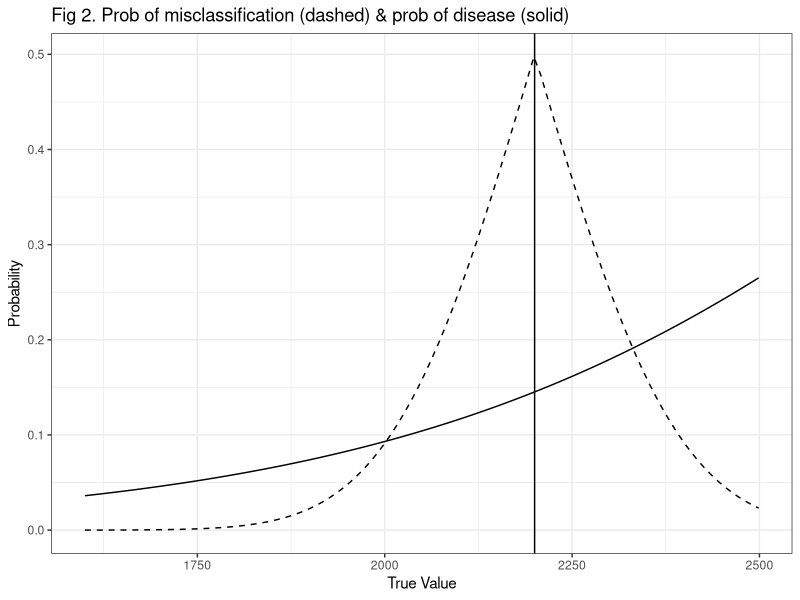
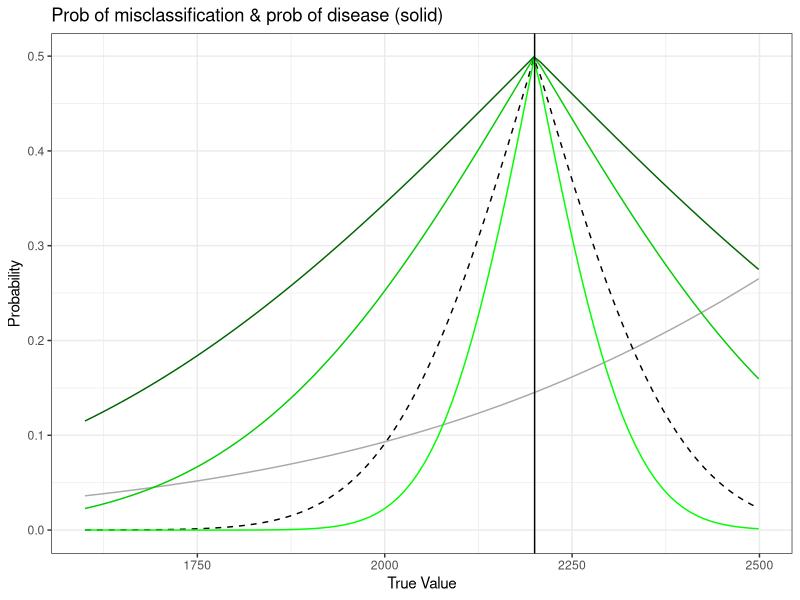

Recreate these plots in R, in order.
## ---- chunk 1
knitr::opts_chunk$set(echo = TRUE)
library(ggplot2)
library(tidyverse)
## ---- chunk 2
# These are with fixed exposure and disease before simulations

flegal_sim_fixed <- function(N, Emin, Emax, cutpt, a, b, MEsigma, Nsims){
  # fixed exposure values and disease status. Using seq to ensure same numbers as paper
  E <- as.integer(seq(from = Emin, to = Emax, length.out = N))
  D <- rbinom(n = N, size = 1, p = plogis(a + b*E)) 
  
  values <- matrix(nrow = Nsims, ncol = 8, dimnames = list(c(), c("Se", "SeD1", "SeD0", "Sp", "SpD1", "SpD0", "RRtrue", "RRobs")))
  results <- matrix(nrow = length(MEsigma), ncol = 16, dimnames = list(c(),c("N", "Emin", "Emax", "cutoff", "a", "b", "Nsims", "ME", "SeAll", "SeD1", "SeD0", "SpAll", "SpD1", "SpD0", "RRtrue", "RRobs")))
  
  allresults <- data.frame()
  
  
  for (j in seq_along(MEsigma)){
    
    for (i in 1:Nsims){
      Eerror <- rnorm(N, mean = 0, sd = MEsigma)
      Eprime <- E + Eerror
      Ehigh <- ifelse(E > cutpt, 1, 0)
      Eprimehigh <- ifelse(Eprime > cutpt, 1, 0)
      
      values[i,1] <- sum(Eprimehigh==1 & Ehigh==1)/sum(Ehigh==1)
      values[i,2] <- sum(Eprimehigh[D==1]==1 & Ehigh[D==1]==1)/sum(Ehigh[D==1]==1)
      values[i,3] <- sum(Eprimehigh[D==0]==1 & Ehigh[D==0]==1)/sum(Ehigh[D==0]==1)
      
      values[i,4] <- sum(Eprimehigh==0 & Ehigh==0)/sum(Ehigh==0)
      values[i,5] <- sum(Eprimehigh[D==1]==0 & Ehigh[D==1]==0)/sum(Ehigh[D==1]==0)
      values[i,6] <- sum(Eprimehigh[D==0]==0 & Ehigh[D==0]==0)/sum(Ehigh[D==0]==0)
      
      values[i,7] <- (sum(D==1 & Ehigh==1)/sum(Ehigh==1))/(sum(D==1 & Ehigh==0)/sum(Ehigh==0))
      values[i,8] <- (sum(D==1 & Eprimehigh==1)/sum(Eprimehigh==1))/(sum(D==1 & Eprimehigh==0)/sum(Eprimehigh==0))
    }
    # "N", "Emin", "Emax", "cutoff", "a", "b", "Nsims", "ME", "SeAll", "SeD1", "SeD0", "SpAll", "SpD1", "SpD0", "RRtrue", "RRobs"
    results[j,] <- cbind(N, Emin, Emax, cutpt, a, b, Nsims, MEsigma[[j]], mean(values[,1]), mean(values[,2]), mean(values[,3]), mean(values[,4]), mean(values[,5]), mean(values[,6]), mean(values[,7]), mean(values[,8]))
    
  }
  
  allresults <- as.data.frame(results)
  return(allresults)
}

uni_sim_fixed <- function(N, Emin, Emax, cutpt, a, b, MEsigma, Nsims){
  
  E <- as.integer(runif(N, min = Emin, max = Emax))  
  D <- rbinom(n = N, size = 1, p = plogis(a + b*E)) 
  
  values <- matrix(nrow = Nsims, ncol = 8, dimnames = list(c(), c("Se", "SeD1", "SeD0", "Sp", "SpD1", "SpD0", "RRtrue", "RRobs")))
  results <- matrix(nrow = length(MEsigma), ncol = 16, dimnames = list(c(),c("N", "Emin", "Emax", "cutoff", "a", "b", "Nsims", "ME", "SeAll", "SeD1", "SeD0", "SpAll", "SpD1", "SpD0", "RRtrue", "RRobs")))
  
  
  for (j in seq_along(MEsigma)){
    
    for (i in 1:Nsims){
      Eerror <- rnorm(N, mean = 0, sd = MEsigma)
      Eprime <- E + Eerror
      Ehigh <- ifelse(E > cutpt, 1, 0)
      Eprimehigh <- ifelse(Eprime > cutpt, 1, 0)
      
      values[i,1] <- sum(Eprimehigh==1 & Ehigh==1)/sum(Ehigh==1)
      values[i,2] <- sum(Eprimehigh[D==1]==1 & Ehigh[D==1]==1)/sum(Ehigh[D==1]==1)
      values[i,3] <- sum(Eprimehigh[D==0]==1 & Ehigh[D==0]==1)/sum(Ehigh[D==0]==1)
      
      values[i,4] <- sum(Eprimehigh==0 & Ehigh==0)/sum(Ehigh==0)
      values[i,5] <- sum(Eprimehigh[D==1]==0 & Ehigh[D==1]==0)/sum(Ehigh[D==1]==0)
      values[i,6] <- sum(Eprimehigh[D==0]==0 & Ehigh[D==0]==0)/sum(Ehigh[D==0]==0)
      
      values[i,7] <- (sum(D==1 & Ehigh==1)/sum(Ehigh==1))/(sum(D==1 & Ehigh==0)/sum(Ehigh==0))
      values[i,8] <- (sum(D==1 & Eprimehigh==1)/sum(Eprimehigh==1))/(sum(D==1 & Eprimehigh==0)/sum(Eprimehigh==0))
      
    }
    #  "N", "Emin", "Emax", "cutoff", "a", "b", "Nsims", "ME", "Se", "SeD1", "SeD0", "Sp", "SpD1", "SpD0", "RRtrue", "RRobs"
    results[j,] <- cbind(N, Emin, Emax, cutpt, a, b, Nsims, MEsigma[[j]], mean(values[,1]), mean(values[,2]), mean(values[,3]), mean(values[,4]), mean(values[,5]), mean(values[,6]), mean(values[,7]), mean(values[,8]))
  }
  
  results <- as.data.frame(results)
  return(results)
  
}

normal_sim_fixed <- function(N, Emean, Esigma, cutpt, a, b, MEsigma, Nsims){
  
  E <- as.integer(rnorm(N, mean = Emean, sd = Esigma))
  D <- rbinom(n = N, size = 1, p = plogis(a + b*E))
  
  values <- matrix(nrow = Nsims, ncol = 8, dimnames = list(c(), c("Se", "SeD1", "SeD0", "Sp", "SpD1", "SpD0", "RRtrue", "RRobs")))
  params <- matrix(nrow = length(MEsigma), ncol = 16, dimnames = list(c(),c("N", "Emean", "ESD", "cutoff", "a", "b", "Nsims", "ME", "Se", "SeD1", "SeD0", "Sp", "SpD1", "SpD0", "RRtrue", "RRobs")))
  
  
  for (j in seq_along(MEsigma)){
    
    for (i in 1:Nsims){
      Eerror <- rnorm(N, mean = 0, sd = MEsigma)
      Eprime <- E + Eerror
      Ehigh <- ifelse(E > cutpt, 1, 0)
      Eprimehigh <- ifelse(Eprime > cutpt, 1, 0)
      
      values[i,1] <- sum(Eprimehigh==1 & Ehigh==1)/sum(Ehigh==1)
      values[i,2] <- sum(Eprimehigh[D==1]==1 & Ehigh[D==1]==1)/sum(Ehigh[D==1]==1)
      values[i,3] <- sum(Eprimehigh[D==0]==1 & Ehigh[D==0]==1)/sum(Ehigh[D==0]==1)
      
      values[i,4] <- sum(Eprimehigh==0 & Ehigh==0)/sum(Ehigh==0)
      values[i,5] <- sum(Eprimehigh[D==1]==0 & Ehigh[D==1]==0)/sum(Ehigh[D==1]==0)
      values[i,6] <- sum(Eprimehigh[D==0]==0 & Ehigh[D==0]==0)/sum(Ehigh[D==0]==0)
      
      values[i,7] <- (sum(D==1 & Ehigh==1)/sum(Ehigh==1))/(sum(D==1 & Ehigh==0)/sum(Ehigh==0))
      values[i,8] <- (sum(D==1 & Eprimehigh==1)/sum(Eprimehigh==1))/(sum(D==1 & Eprimehigh==0)/sum(Eprimehigh==0))
    }
    #  "N", "Emean", "ESD", "cutoff", "a", "b", "Nsims", "ME", "Se", "SeD1", "SeD0", "Sp", "SpD1", "SpD0", "RRtrue", "RRobs"
    params[j,] <- cbind(N, Emean, Esigma, cutpt, a, b, Nsims, MEsigma[[j]], mean(values[,1]), mean(values[,2]), mean(values[,3]), mean(values[,4]), mean(values[,5]), mean(values[,6]), mean(values[,7]), mean(values[,8]))
    
  }
  
  params <- as.data.frame(params) 
  return(params)
}
## ---- chunk 3
uni_sim_fixed <- function(N, Emin, Emax, cutpt, a, b, MEsigma, Nsims){
  
  E <- as.integer(runif(N, min = Emin, max = Emax))  
  D <- rbinom(n = N, size = 1, p = plogis(a + b*E)) 
  
  values <- matrix(nrow = Nsims, ncol = 8, dimnames = list(c(), c("Se", "SeD1", "SeD0", "Sp", "SpD1", "SpD0", "RRtrue", "RRobs")))
  results <- matrix(nrow = length(MEsigma), ncol = 16, dimnames = list(c(),c("N", "Emin", "Emax", "cutoff", "a", "b", "Nsims", "ME", "SeAll", "SeD1", "SeD0", "SpAll", "SpD1", "SpD0", "RRtrue", "RRobs")))
  
  
  for (j in seq_along(MEsigma)){
    
    for (i in 1:Nsims){
      Eerror <- rnorm(N, mean = 0, sd = MEsigma)
      Eprime <- E + Eerror
      Ehigh <- ifelse(E > cutpt, 1, 0)
      Eprimehigh <- ifelse(Eprime > cutpt, 1, 0)
      
      values[i,1] <- sum(Eprimehigh==1 & Ehigh==1)/sum(Ehigh==1)
      values[i,2] <- sum(Eprimehigh[D==1]==1 & Ehigh[D==1]==1)/sum(Ehigh[D==1]==1)
      values[i,3] <- sum(Eprimehigh[D==0]==1 & Ehigh[D==0]==1)/sum(Ehigh[D==0]==1)
      
      values[i,4] <- sum(Eprimehigh==0 & Ehigh==0)/sum(Ehigh==0)
      values[i,5] <- sum(Eprimehigh[D==1]==0 & Ehigh[D==1]==0)/sum(Ehigh[D==1]==0)
      values[i,6] <- sum(Eprimehigh[D==0]==0 & Ehigh[D==0]==0)/sum(Ehigh[D==0]==0)
      
      values[i,7] <- (sum(D==1 & Ehigh==1)/sum(Ehigh==1))/(sum(D==1 & Ehigh==0)/sum(Ehigh==0))
      values[i,8] <- (sum(D==1 & Eprimehigh==1)/sum(Eprimehigh==1))/(sum(D==1 & Eprimehigh==0)/sum(Eprimehigh==0))
      
    }
    #  "N", "Emin", "Emax", "cutoff", "a", "b", "Nsims", "ME", "Se", "SeD1", "SeD0", "Sp", "SpD1", "SpD0", "RRtrue", "RRobs"
    results[j,] <- cbind(N, Emin, Emax, cutpt, a, b, Nsims, MEsigma[[j]], mean(values[,1]), mean(values[,2]), mean(values[,3]), mean(values[,4]), mean(values[,5]), mean(values[,6]), mean(values[,7]), mean(values[,8]))
  }
  
  results <- as.data.frame(results)
  return(results)
  
}

normal_sim_fixed <- function(N, Emean, Esigma, cutpt, a, b, MEsigma, Nsims){
  
  E <- as.integer(rnorm(N, mean = Emean, sd = Esigma))
  D <- rbinom(n = N, size = 1, p = plogis(a + b*E))
  
  values <- matrix(nrow = Nsims, ncol = 8, dimnames = list(c(), c("Se", "SeD1", "SeD0", "Sp", "SpD1", "SpD0", "RRtrue", "RRobs")))
  params <- matrix(nrow = length(MEsigma), ncol = 16, dimnames = list(c(),c("N", "Emean", "ESD", "cutoff", "a", "b", "Nsims", "ME", "Se", "SeD1", "SeD0", "Sp", "SpD1", "SpD0", "RRtrue", "RRobs")))
  
  
  for (j in seq_along(MEsigma)){
    
    for (i in 1:Nsims){
      Eerror <- rnorm(N, mean = 0, sd = MEsigma)
      Eprime <- E + Eerror
      Ehigh <- ifelse(E > cutpt, 1, 0)
      Eprimehigh <- ifelse(Eprime > cutpt, 1, 0)
      
      values[i,1] <- sum(Eprimehigh==1 & Ehigh==1)/sum(Ehigh==1)
      values[i,2] <- sum(Eprimehigh[D==1]==1 & Ehigh[D==1]==1)/sum(Ehigh[D==1]==1)
      values[i,3] <- sum(Eprimehigh[D==0]==1 & Ehigh[D==0]==1)/sum(Ehigh[D==0]==1)
      
      values[i,4] <- sum(Eprimehigh==0 & Ehigh==0)/sum(Ehigh==0)
      values[i,5] <- sum(Eprimehigh[D==1]==0 & Ehigh[D==1]==0)/sum(Ehigh[D==1]==0)
      values[i,6] <- sum(Eprimehigh[D==0]==0 & Ehigh[D==0]==0)/sum(Ehigh[D==0]==0)
      
      values[i,7] <- (sum(D==1 & Ehigh==1)/sum(Ehigh==1))/(sum(D==1 & Ehigh==0)/sum(Ehigh==0))
      values[i,8] <- (sum(D==1 & Eprimehigh==1)/sum(Eprimehigh==1))/(sum(D==1 & Eprimehigh==0)/sum(Eprimehigh==0))
    }
    #  "N", "Emean", "ESD", "cutoff", "a", "b", "Nsims", "ME", "Se", "SeD1", "SeD0", "Sp", "SpD1", "SpD0", "RRtrue", "RRobs"
    params[j,] <- cbind(N, Emean, Esigma, cutpt, a, b, Nsims, MEsigma[[j]], mean(values[,1]), mean(values[,2]), mean(values[,3]), mean(values[,4]), mean(values[,5]), mean(values[,6]), mean(values[,7]), mean(values[,8]))
    
  }
  
  params <- as.data.frame(params) 
  return(params)
}
## ---- chunk 4
# function arguments: N, Emin, Emax, cutpt, a, b, Nsigma, MEsigma, Nsims
MEsigma <- c(100, 300, 500)
set.seed(303)
# A, B, C reflect the different regression models/ RR

case1A <- flegal_sim_fixed(100, 1600, 2499, 2200, -4.5, 0.0019, MEsigma, 200)
case1B <- flegal_sim_fixed(100, 1600, 2499, 2200, -8.0, 0.0035, MEsigma, 200)
case1C <- flegal_sim_fixed(100, 1600, 2499, 2200, -16.0, 0.0072, MEsigma, 200)

case1 <- rbind(case1A, case1B, case1C)
case1
## ---- chunk 5
set.seed(303)
# function arguments: N, Emin, Emax, cutpt, a, b, Nsigma, MEsigma, Nsims
# A, B, C reflect the different regression models/ RR
case2A <- flegal_sim_fixed(100, 1600, 2499, 2200, -4.5, 0.0019, MEsigma, 1000)
case2B <- flegal_sim_fixed(100, 1600, 2499, 2200, -8.0, 0.0035, MEsigma, 1000)
case2C <- flegal_sim_fixed(100, 1600, 2499, 2200, -16.0, 0.0072, MEsigma, 1000)

case2 <- rbind(case2A, case2B, case2C)

case2
## ---- chunk 6
pop0 <- tibble(E = as.integer(seq(from = 1600, to = 2499, length.out = 100)), 
               Eerror = rnorm(100, mean = 0, sd = 150), 
               Eprime = E + Eerror, 
               E_high = ifelse(E > 2200, 1, 0), 
               Eprime_high = ifelse(Eprime > 2200,1, 0),
               E_mis = ifelse(E_high != Eprime_high, 1, 0), 
               D = rbinom(n = 100, size = 1, p = plogis(-10 + 0.004*E))
)

sp1 <- ggplot(pop0, aes(x = E, y = Eprime)) + geom_point() + scale_x_continuous(limits = c(1400, 2600), breaks = seq(1400,2600, 200)) + scale_y_continuous(limits = c(1200, 2800), breaks = seq(1200,2800, 200)) + theme_bw()

Figure1a <- sp1 + labs(title = "Cutpoint of 2,000", x = "True Value", y = "Measured Value") + geom_vline(xintercept = 2000) + geom_hline(yintercept = 2000, linetype = "dashed") 
# Figure1a

Figure1b <- sp1 + labs(title = "Original scenario (n = 100)", x = "True Value", y = "Measured Value") + geom_vline(xintercept = 2200) + geom_hline(yintercept = 2200, linetype = "dashed")
# Figure1b
## ---- chunk 7
# expected probability of disease 
prob_D <- glm(D ~ E, data = pop0, family = binomial)
expected_pD <- predict(prob_D, pop0, type = "response")

# probability of misclassification
pop0$E_diff <- abs(pop0$E-2200)
pop0$a <- 1 - pnorm(pop0$E_diff, 0, 150)
# ggplot(pop, aes(x = E, y = a))+ geom_line() + geom_vline(xintercept = 2200) + theme_bw()

# Figure 2
flegal_figure2 <- ggplot(pop0, aes(x = E)) + geom_line(aes(y = expected_pD)) + geom_line(aes(y = a), linetype = 2) + geom_vline(xintercept = 2200) + theme_bw() + labs(title = "Fig 2. Prob of misclassification (dashed) & prob of disease (solid)", x = "True Value", y = "Probability")
flegal_figure2

# expected probability of disease p as a quadratic function of E
pop0$expected_pD_quad <- 6.592 - 0.00673*pop0$E + 0.00000172*(pop0$E**2)

# Figure 3:
flegal_figure3 <- ggplot(pop0, aes(x = E)) + geom_line(aes(y = expected_pD_quad)) + geom_line(aes(y = a), linetype = 2) + geom_vline(xintercept = 2200) + theme_bw() + labs(title = "Fig 3. Prob of misclassification (dashed) & prob of disease, quadratic term (solid)", x = "True Value", y = "Probability")

# probability of misclassification, varied SD to match simulation conditions
pop0$a100 <- 1 - pnorm(pop0$E_diff, 0, 100)
pop0$a300 <- 1 - pnorm(pop0$E_diff, 0, 300)
pop0$a500 <- 1 - pnorm(pop0$E_diff, 0, 500)

ggplot(pop0, aes(x = E)) + geom_line(aes(y = expected_pD), color = "darkgrey") + geom_line(aes(y = a), linetype = 2) + geom_line(aes(y = a100), color = "green") + geom_line(aes(y = a300), color = "green3") + geom_line(aes(y = a500), color = "darkgreen") + geom_vline(xintercept = 2200) + theme_bw() + labs(title = "Prob of misclassification & prob of disease (solid)", x = "True Value", y = "Probability")

